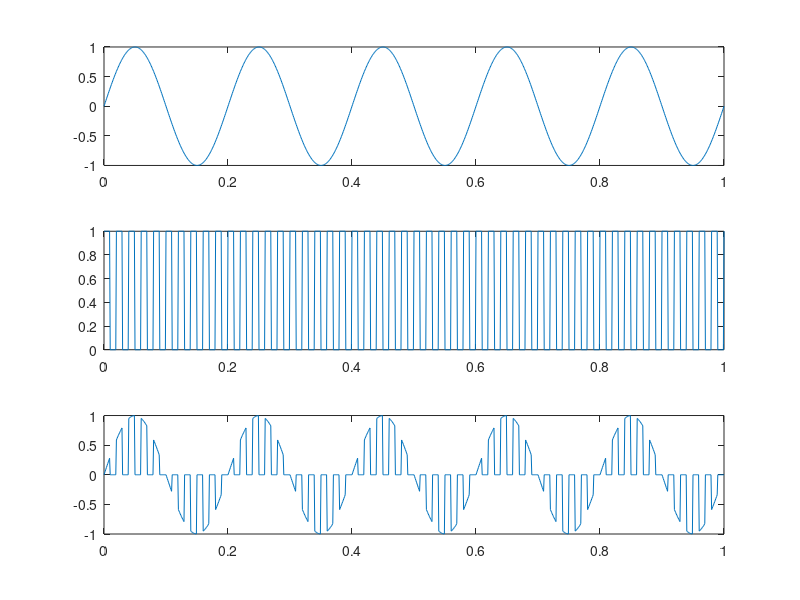

MATLAB code to generate this figure:
fs=1000;
T=1/fs;
t=0:T:1;
t_=length(t)
x=sin(2*pi*5*t)
subplot(3,1,1);
plot(t,x);
a=0.5*(square((2*pi*50*t))+1)
subplot(3,1,2);
ylim([0 1])
plot(t,a)
for i=1:t_
    if a(i)~=0
       a(i)=x(i);
    end
end
subplot(3,1,3);
plot(t,a)